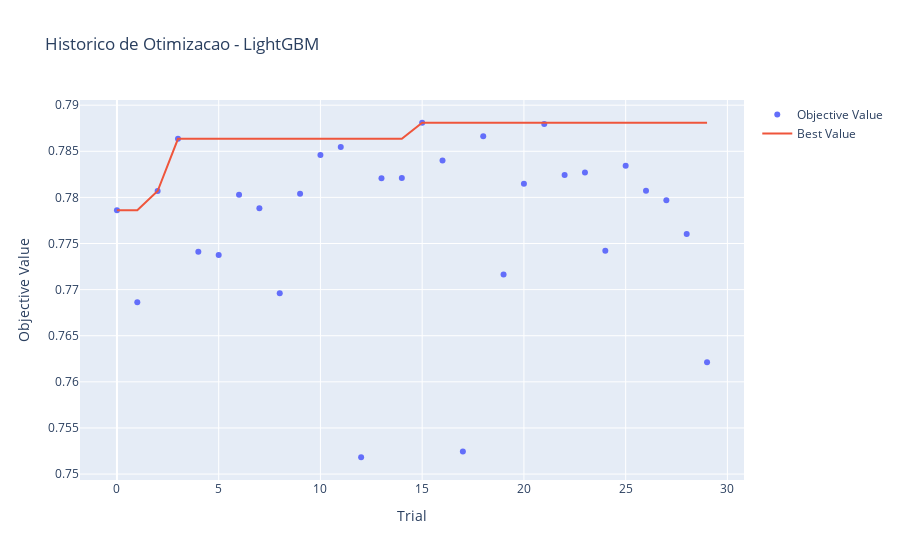

This figure's notebook cell:
### Code cell
# Histórico de otimização - LightGBM
fig = plot_optimization_history(study_lgb)
fig.update_layout(title='Historico de Otimizacao - LightGBM')
fig.show()

### Figure 1 — Plotly figure (JSON) as saved in the notebook; plotly's stock layout.template omitted (floating-point values rounded to 4 significant figures)
{"data": [{"mode": "markers", "name": "Objective Value", "type": "scatter", "x": [0, 1, 2, 3, 4, 5, 6, 7, 8, 9, 10, 11, 12, 13, 14, 15, 16, 17, 18, 19, 20, 21, 22, 23, 24, 25, 26, 27, 28, 29], "y": [0.7786, 0.7686, 0.7807, 0.7863, 0.7741, 0.7738, 0.7803, 0.7788, 0.7696, 0.7804, 0.7846, 0.7855, 0.7518, 0.7821, 0.7821, 0.7881, 0.784, 0.7525, 0.7866, 0.7717, 0.7815, 0.7879, 0.7824, 0.7827, 0.7742, 0.7834, 0.7807, 0.7797, 0.776, 0.7621]}, {"mode": "lines", "name": "Best Value", "type": "scatter", "x": [0, 1, 2, 3, 4, 5, 6, 7, 8, 9, 10, 11, 12, 13, 14, 15, 16, 17, 18, 19, 20, 21, 22, 23, 24, 25, 26, 27, 28, 29], "y": [0.7786, 0.7786, 0.7807, 0.7863, 0.7863, 0.7863, 0.7863, 0.7863, 0.7863, 0.7863, 0.7863, 0.7863, 0.7863, 0.7863, 0.7863, 0.7881, 0.7881, 0.7881, 0.7881, 0.7881, 0.7881, 0.7881, 0.7881, 0.7881, 0.7881, 0.7881, 0.7881, 0.7881, 0.7881, 0.7881]}, {"marker": {"color": "#cccccc"}, "mode": "markers", "name": "Infeasible Trial", "showlegend": false, "type": "scatter", "x": [], "y": []}], "layout": {"title": {"text": "Historico de Otimizacao - LightGBM"}, "xaxis": {"title": {"text": "Trial"}}, "yaxis": {"title": {"text": "Objective Value"}}}}
